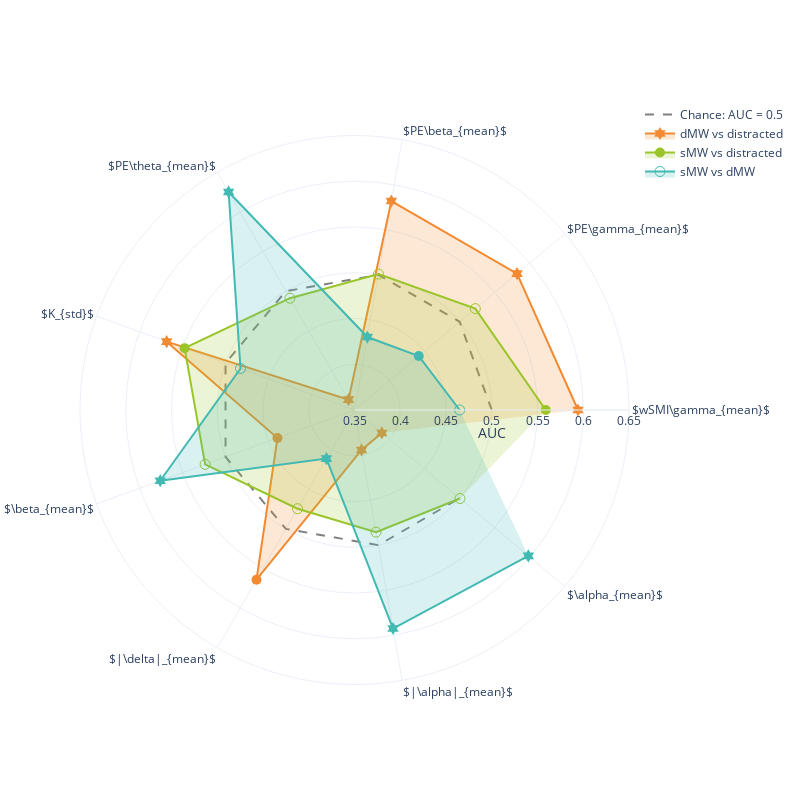

Notebook code cell kept with this figure:
### Code cell
off_contrasts = [ 'dMW vs distracted', 'sMW vs distracted','sMW vs dMW']

df_off_contrasts = df_all_self.query(f"comparison in {off_contrasts}").query("balance == 'unbalance'")
significants = df_off_contrasts.query("significant == 'p < 0.05 FDR corrected'").markers.unique().tolist()

distracted_dmw =df_off_contrasts.query("comparison == 'dMW vs distracted'").query(f'markers in {significants}').assign(symbol = lambda df: df.significant.apply(symbol_fun))
distracted_smw = df_off_contrasts.query("comparison == 'sMW vs distracted'").query(f'markers in {significants}').assign(symbol = lambda df: df.significant.apply(symbol_fun))
dmw_smw = df_off_contrasts.query("comparison == 'sMW vs dMW'").query(f'markers in {significants}').assign(symbol = lambda df: df.significant.apply(symbol_fun))

fig = pgo.Figure()



fig.add_trace(pgo.Scatterpolar(
    r=np.ones(len(distracted_dmw['markers'])) * 0.5,
    theta=distracted_dmw['markers'],
    name = 'Chance: AUC = 0.5',
    mode = 'lines',
    line = {'color':'grey', 'width': 2, 'dash': 'dash' },
))

fig.add_trace(pgo.Scatterpolar(
    r=distracted_dmw.AUC,
    theta=distracted_dmw['markers'],
    fill='toself',
    name= 'dMW vs distracted', 
    marker = {'color':orange, 'size': 10},
    fillcolor= f"rgba{(*hex_to_rgb(orange), 0.2)}",
    marker_symbol= distracted_dmw.symbol.to_list()
))

fig.add_trace(pgo.Scatterpolar(
    r=distracted_smw.AUC,
    theta=distracted_smw['markers'],
    fill='toself',
    name='sMW vs distracted',
    marker = {'color':green, 'size': 10},
    fillcolor= f"rgba{(*hex_to_rgb(green), 0.2)}",
    marker_symbol= distracted_smw.symbol.to_list()
))

fig.add_trace(pgo.Scatterpolar(
    r=dmw_smw.AUC,
    theta=dmw_smw['markers'],
    fill='toself',
    name='sMW vs dMW',
    marker = {'color':lblue, 'size': 10},
    fillcolor= f"rgba{(*hex_to_rgb(lblue), 0.2)}",
    marker_symbol= dmw_smw.symbol.to_list()
))




fig.update_layout(
#     title="All Off-task against all for Significant markers",
#     legend_title="Classification",
    width=800,
    height=800,
    template = 'plotly_white',
    polar=dict(
    radialaxis=dict(
    title = 'AUC',
      visible=True,
        range = [0.35,0.65]
    ),
  ),
    showlegend=True
)

fig.show()
# pio.write_json(fig, 'Figs/radar_auc_significant.plotly')

### Figure 1 — Plotly figure (JSON) as saved in the notebook; plotly's stock layout.template omitted (floating-point values rounded to 4 significant figures)
{"data": [{"line": {"color": "grey", "dash": "dash", "width": 2}, "mode": "lines", "name": "Chance: AUC = 0.5", "r": [0.5, 0.5, 0.5, 0.5, 0.5, 0.5, 0.5, 0.5, 0.5], "theta": ["$wSMI\\gamma_{mean}$", "$PE\\gamma_{mean}$", "$PE\\beta_{mean}$", "$PE\\theta_{mean}$", "$K_{std}$", "$\\beta_{mean}$", "$|\\delta|_{mean}$", "$|\\alpha|_{mean}$", "$\\alpha_{mean}$"], "type": "scatterpolar"}, {"fill": "toself", "fillcolor": "rgba(243, 138, 49, 0.2)", "marker": {"color": "#F38A31", "size": 10, "symbol": ["hexagram", "hexagram", "hexagram", "hexagram", "hexagram", "circle", "circle", "hexagram", "hexagram"]}, "name": "dMW vs distracted", "r": [0.5943, 0.5819, 0.5819, 0.3631, 0.5684, 0.4396, 0.5642, 0.3943, 0.389], "theta": ["$wSMI\\gamma_{mean}$", "$PE\\gamma_{mean}$", "$PE\\beta_{mean}$", "$PE\\theta_{mean}$", "$K_{std}$", "$\\beta_{mean}$", "$|\\delta|_{mean}$", "$|\\alpha|_{mean}$", "$\\alpha_{mean}$"], "type": "scatterpolar"}, {"fill": "toself", "fillcolor": "rgba(154, 197, 41, 0.2)", "marker": {"color": "#9AC529", "size": 10, "symbol": ["circle", "circle-open", "circle-open", "circle-open", "circle", "circle-open", "circle-open", "circle-open", "circle-open"]}, "name": "sMW vs distracted", "r": [0.559, 0.5224, 0.5008, 0.4911, 0.5476, 0.5237, 0.4746, 0.4855, 0.5005], "theta": ["$wSMI\\gamma_{mean}$", "$PE\\gamma_{mean}$", "$PE\\beta_{mean}$", "$PE\\theta_{mean}$", "$K_{std}$", "$\\beta_{mean}$", "$|\\delta|_{mean}$", "$|\\alpha|_{mean}$", "$\\alpha_{mean}$"], "type": "scatterpolar"}, {"fill": "toself", "fillcolor": "rgba(66, 185, 178, 0.2)", "marker": {"color": "#42B9B2", "size": 10, "symbol": ["circle-open", "circle", "hexagram", "hexagram", "circle-open", "hexagram", "hexagram", "hexagram", "hexagram"]}, "name": "sMW vs dMW", "r": [0.4649, 0.4417, 0.431, 0.6251, 0.4826, 0.5759, 0.4113, 0.5925, 0.598], "theta": ["$wSMI\\gamma_{mean}$", "$PE\\gamma_{mean}$", "$PE\\beta_{mean}$", "$PE\\theta_{mean}$", "$K_{std}$", "$\\beta_{mean}$", "$|\\delta|_{mean}$", "$|\\alpha|_{mean}$", "$\\alpha_{mean}$"], "type": "scatterpolar"}], "layout": {"height": 800, "polar": {"angularaxis": {"type": "category"}, "radialaxis": {"autorange": false, "range": [0.35, 0.65], "title": {"text": "AUC"}, "type": "linear", "visible": true}}, "showlegend": true, "width": 800}}
